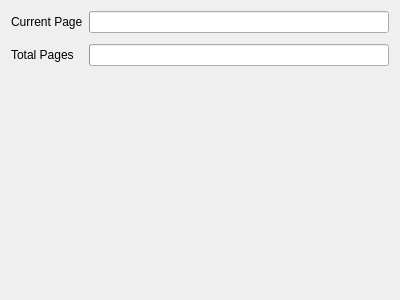
<?xml version="1.0" encoding="UTF-8"?>
<ui version="4.0">
 <class>CalProgress</class>
 <widget class="QWidget" name="CalProgress">
  <property name="geometry">
   <rect>
    <x>0</x>
    <y>0</y>
    <width>400</width>
    <height>300</height>
   </rect>
  </property>
  <property name="windowTitle">
   <string>Printing</string>
  </property>
  <layout class="QGridLayout" name="gridLayout">
   <property name="verticalSpacing">
    <number>11</number>
   </property>
   <item row="0" column="0">
    <widget class="QLabel" name="currentLabel">
     <property name="text">
      <string>Current Page</string>
     </property>
    </widget>
   </item>
   <item row="0" column="1">
    <widget class="KIPIPlugins::KPProgressWidget" name="currentProgress"/>
   </item>
   <item row="1" column="0">
    <widget class="QLabel" name="totalLabel">
     <property name="text">
      <string>Total Pages</string>
     </property>
    </widget>
   </item>
   <item row="1" column="1">
    <widget class="KIPIPlugins::KPProgressWidget" name="totalProgress"/>
   </item>
   <item row="3" column="0" colspan="2">
    <widget class="QLabel" name="finishLabel"/>
   </item>
   <item row="2" column="0" colspan="2">
    <spacer name="verticalSpacer">
     <property name="orientation">
      <enum>Qt::Vertical</enum>
     </property>
     <property name="sizeHint" stdset="0">
      <size>
       <width>20</width>
       <height>40</height>
      </size>
     </property>
    </spacer>
   </item>
  </layout>
 </widget>
 <customwidgets>
  <customwidget>
   <class>KIPIPlugins::KPProgressWidget</class>
   <extends>QProgressBar</extends>
   <header>kpprogresswidget.h</header>
   <container>1</container>
  </customwidget>
 </customwidgets>
 <resources/>
 <connections/>
</ui>
